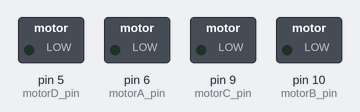
A sketch run on a simulated Arduino Mega 2560, built with avr-gcc and run on an emulated ATmega2560. Shown: switched loads named in the sketch (green lamp = pin HIGH).

Above: at 4.05 s.
At 13.65 s:
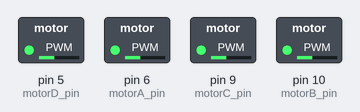
At 19.25 s:
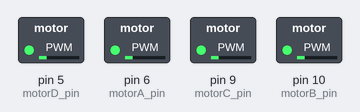
Timing chart, 0 to 30.0 s (numbered marks = the images above):
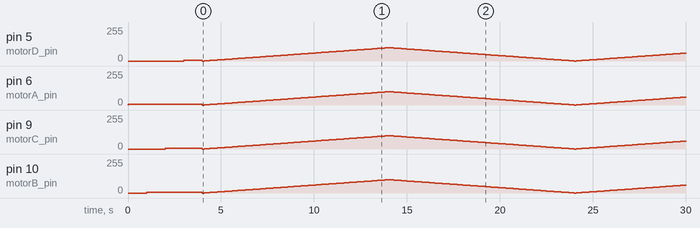

The sketch:

throttleControle.ino
```cpp
void setup() {
  // put your setup code here, to run once:
  Serial1.begin(115200);

  initMotorSpeed();
}

void loop() {
  // put your main code here, to run repeatedly:
  controlMotorSpeed();
}

#define THROTTLE_MAX 255
#define THROTTLE_MIN 0
#define THROTTLE_INI 5

int throttle = THROTTLE_MIN;

int motorA_pin = 6;
int motorB_pin = 10;
int motorC_pin = 9;
int motorD_pin = 5;

void initMotorSpeed() {
  analogWrite(motorA_pin, THROTTLE_INI); delay(1000);
  analogWrite(motorB_pin, THROTTLE_INI); delay(1000);
  analogWrite(motorC_pin, THROTTLE_INI); delay(1000);
  analogWrite(motorD_pin, THROTTLE_INI); delay(1000);
}

void controlMotorSpeed() {
  //if (isMotorSpeedChanged())
  //  updateMotorSpeed();

  //throttle = 0;
  //updateMotorSpeed();

  for (int i=0; i<100; i++) {
    throttle = i;
    updateMotorSpeed();
    delay(100);
  }
  for (int i=100; i>0; i--) {
    throttle = i;
    updateMotorSpeed();
    delay(100);
  }
}

enum {
  IDLE = 'I',
  THROTTLE = 'T'
};

int inputState = IDLE;

bool isMotorSpeedChanged() {
  bool throttle_changed = false;
  int inputData;

  if (Serial1.available() > 0) {
    inputData = Serial1.read();
    if (inputState == IDLE) {
      if (inputData == THROTTLE)
        Serial1.println(inputData);
        inputState = THROTTLE;
    } else /*if(inputState == THROTTLE)*/ {
      throttle = inputData;
      throttle_changed = true;
      inputState = IDLE;
    }
  }

  return throttle_changed;
}

void updateMotorSpeed() {
  // Serial1.println("Changing motor speed to " + throttle);
  analogWrite(motorA_pin, throttle);
  analogWrite(motorB_pin, throttle);
  analogWrite(motorC_pin, throttle);
  analogWrite(motorD_pin, throttle);
}
```
